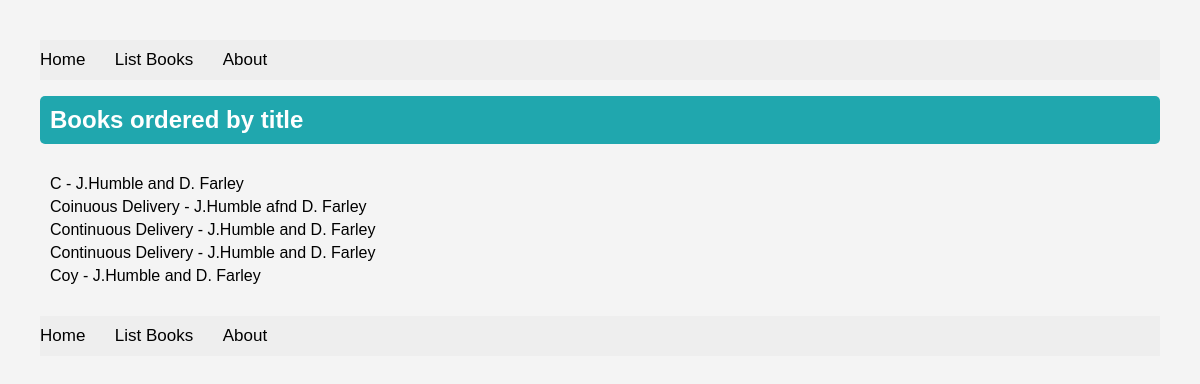
The app's page /books/lab8/task4 with its own data.
### apps/bookmodule/models.py (models this page shows)
class Book(models.Model):
    title = models.CharField(max_length = 50)
    author = models.CharField(max_length = 50)
    price = models.FloatField(default = 0.0)
    edition = models.SmallIntegerField(default = 1)

### apps/bookmodule/views.py (the view)
# urls.py: path('lab8/task4',views.lab8_task4,name="Lab8_Task4"),
def lab8_task4(request):
   mybooks = Book.objects.all().order_by('title')
   return render(request, 'bookmodule/lab8/task4.html',{'books':mybooks})

### apps/templates/bookmodule/lab8/task4.html (shortened to what this page needs)
{% extends "layouts/base.html" %}
{% load static %}
{% block content %}
    <h1>Books ordered by title</h1>
    <ul>
        {% for book in books %}
            <li>{{ book.title }} - {{ book.author }}</li>
        {% endfor %}
    </ul>
    {% endblock content %}

### apps/static/styles.css (style rules this page uses)
h1 { background-color: #f4f4d4; color: green; padding: 15px; font-size: 24px; font-family: Arial, sans-serif; }
body { font-family: Arial, sans-serif; background-color: #f4f4f4; margin: 0; padding: 20px; }
h1 { color: #fff; background-color: #20a7ae; padding: 10px; border-radius: 5px; }
ul { list-style-type: none; padding: 10px; }
li { margin: 5px 0; }
body { font-family: Arial, sans-serif; margin: 20px; background-color: #f4f4f4; }

### records on screen
Book: title "C", author "J.Humble and D. Farley"
Book: title "Coinuous Delivery", author "J.Humble afnd D. Farley"
Book: title "Continuous Delivery", author "J.Humble and D. Farley"
Book: title "Continuous Delivery", author "J.Humble and D. Farley"
Book: title "Coy", author "J.Humble and D. Farley"
